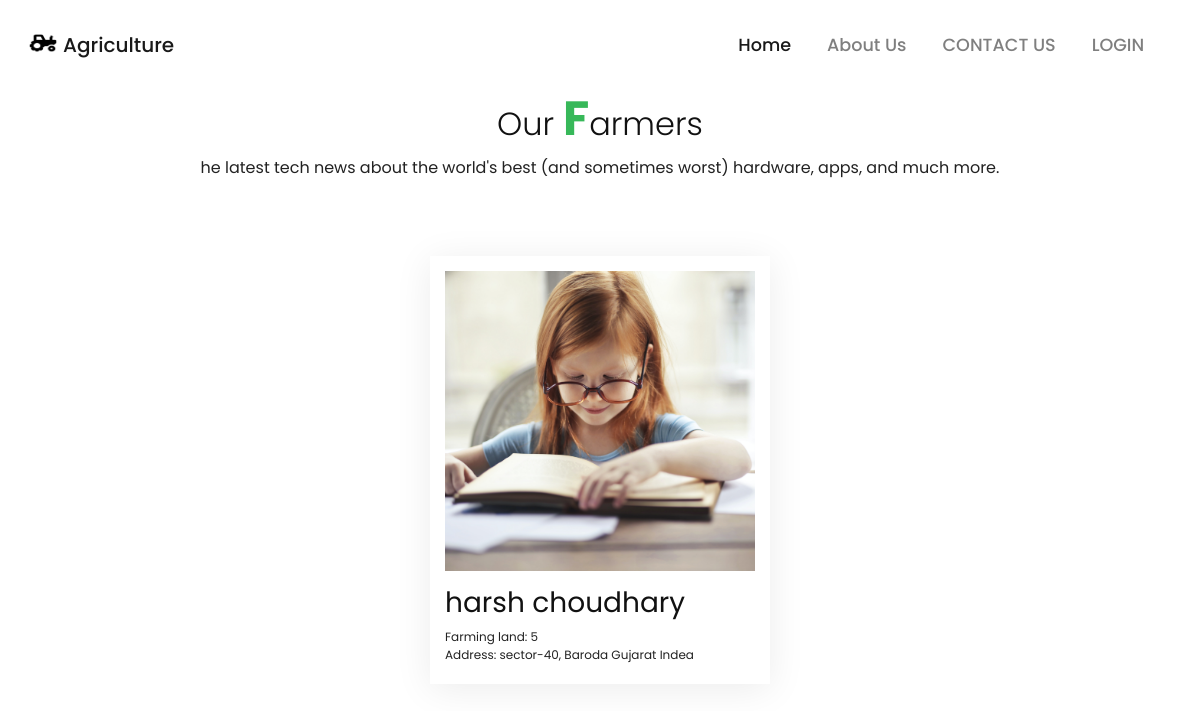
Before: /pages/user-show.php with the older database file.
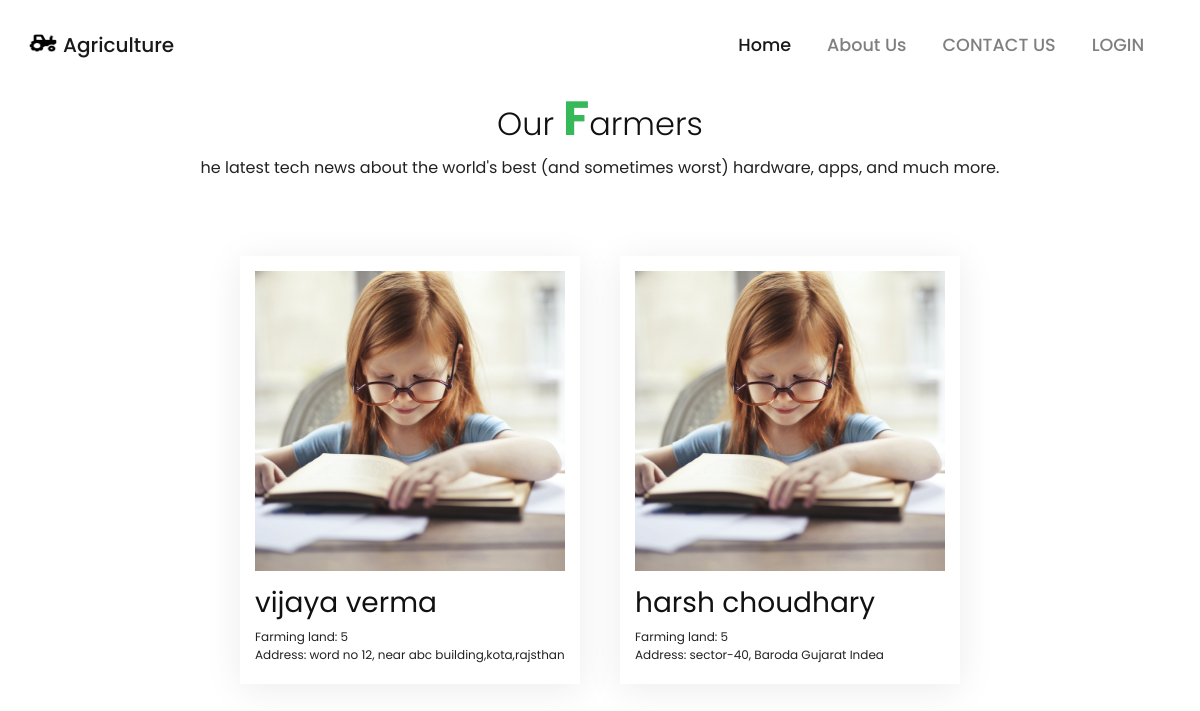
After: the same page with the newer database file.
### tables this page shows
CREATE TABLE `farmer` (
  `farid` int(11) NOT NULL,
  `farfirname` varchar(255) NOT NULL,
  `farlasname` varchar(255) NOT NULL,
  `faremail` varchar(255) NOT NULL,
  `farphone` int(15) NOT NULL,
  `farland` int(12) NOT NULL,
  `farpass` varchar(255) NOT NULL,
  `farimguser` varchar(255) NOT NULL,
  `farimgland` varchar(255) NOT NULL,
  `faraddr` text NOT NULL
);

### pages/user-show.php (the view, shortened to what this page needs)
<?php  require_once("./../includes/db1.php"); ?>
<!DOCTYPE html>
<html lang="en">
<head>
	<link rel="stylesheet" href="https://maxcdn.bootstrapcdn.com/bootstrap/4.0.0/css/bootstrap.min.css">
	<link rel="stylesheet" href="css/index.css">
</head>
<body>
	<nav class="navbar py-4 navbar-expand-md navbar-light bg-light sticky-top bg-white">
		<div class="container-fluid">
			<a href="#" class="navbar-brand">
				<img src="css/images/tractor.png" alt="" width="30" height="24" class="d-inline-block align-text-top">
				Agriculture
			</a>
			<div class="collapse navbar-collapse" id="navbarResponsive">
				<ul class="navbar-nav ml-auto">
					<li class="nav-item active">
						<a href="#" class="nav-link fw-bold">Home</a>
					</li>
					<li class="nav-item">
						<a href="#" class="nav-link fw-bold">About Us</a>
					</li>
					<li class="nav-item">
						<a href="#" class="nav-link fw-bold">CONTACT US</a>
					</li>
					<li class="nav-item">
						<a href="pages/login-page.php" class="nav-link">LOGIN</a>
					</li>
				</ul>
			</div>
		</div>
	</nav>
	<section class="menu" id="menu">
		<div class="title">
			<h2 class="titleText">Our <span>F</span>armers</h2>
			<p>he latest tech news about the world's best (and sometimes worst) hardware, apps, and much more.</p>
		</div>
		<div class="content">
			<?php
			$sql ="select * from farmer";
			$stmt =$pdo->prepare($sql);
			$stmt->execute();
			while($posts=$stmt->fetch(PDO::FETCH_ASSOC)){
				$farmer_fname =$posts['farfirname'];
                $farmer_lname =$posts['farlasname'];
				$farmer_photo = $posts['farimguser'];
                $farmer_land=$posts['farland'];
                $farmer_addr=$posts['faraddr'];
				?>
				<div class="box">
					<div class="imgBx">
						<img src="../css/images/f1.jpg" alt="<?php echo $farmer_photo ?>">
					</div>
					<div class="text">
						<h3><?php echo "$farmer_fname $farmer_lname"?></h3>
						<p class="card-text" style="font-size:12px;">Farming land: <?php echo $farmer_land ?><br>
                        Address: <?php echo $farmer_addr ?>
                       </p>
					</div>
				</div>
            <?php
            }
            ?>
			</div>
		</section>
	</body>
	</html>

### css/index.css (style rules this page uses)
html, body { height: 100%; width: 100%; font-family: "Poppins", sans-serif; color: #222; }
.navbar { padding: 0.8rem; font-weight: 500; font-size: 1.1rem; }
.navbar-nav li { padding-right: 20px; }
.nav-link { font-size: 1.1em imp !important; }

### pages/user-show.php (style rules this page uses)
.titleText { color: #111; font-size: 2em; font-weight: 300; }
.titleText span { color: #37b859; font-size: 1.5em; font-weight: 700; }
.title { width: 100%; display: flex; justify-content: center; align-items: center; flex-direction: column; }
.menu .content { display: flex; justify-content: center; flex-direction: row-reverse; flex-wrap: wrap; margin-top: 40px; }
.menu .content .box { width: 340px; margin: 20px; border: 15px solid #fff; box-shadow: 0 5px 35px rgba(0,0,0,0.08); }
.menu .content .box .imgBx { position: relative; width: 100%; height: 300px; }
.menu .content .box .imgBx img { position: absolute; top: 0; left: 0; width: 100%; height: 100%; object-fit: cover; }
.menu .content .box .text { padding: 15px 0 5px; }
.menu .content .box .text h3 { font-weight: 400; color: #111; }

Changed rows visible on the page:
added farmer: farimguser (picture), farfirname "vijaya", farlasname "verma", farland "5", faraddr "word no 12, near abc building,kota,rajsthan"
